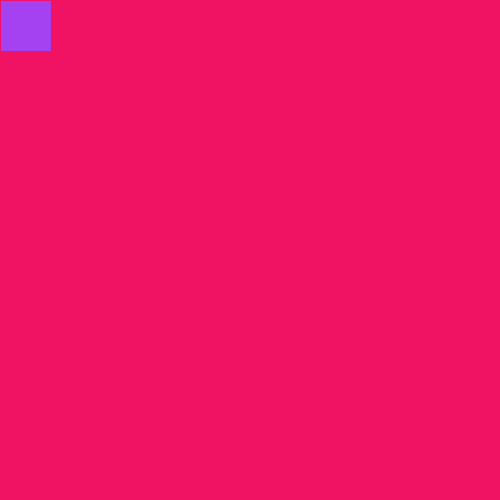
Frame 1 (no input)
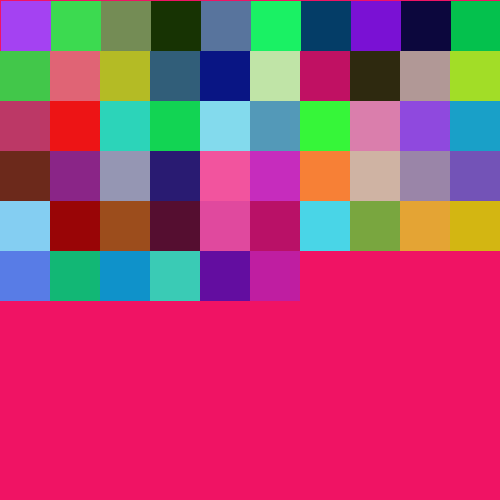
Frame 60 (the mouse pressed at the canvas centre just before this capture)
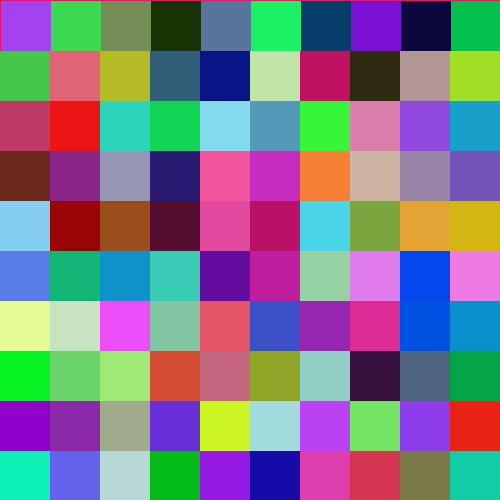
Frame 120 (the mouse held since frame 60 and released just before this capture)

The Processing sketch that drew these frames (run headless with seeded random() and noise(); from frame 60 on, the mouse is pressed at the canvas centre):

// Processing sketch: processing_167976
// ── processing_167976.pde

float r;
float g;
float b;

float wid;

float hei;

int go=1;
int up=1;



void setup()
{ size(500,500);
background(#F01364);
smooth();
}

void draw() {
noStroke();
r= random(255);
g=random(255);
b=random(255);

wid=(width/10);
hei=(height/10);

fill(r,g,b);
 rect(go,up,wid,hei);
 
 go=(go+width/10);
 
 if(go> width) { go=0;
 up=up+height/10;
 }
 
 
 }
